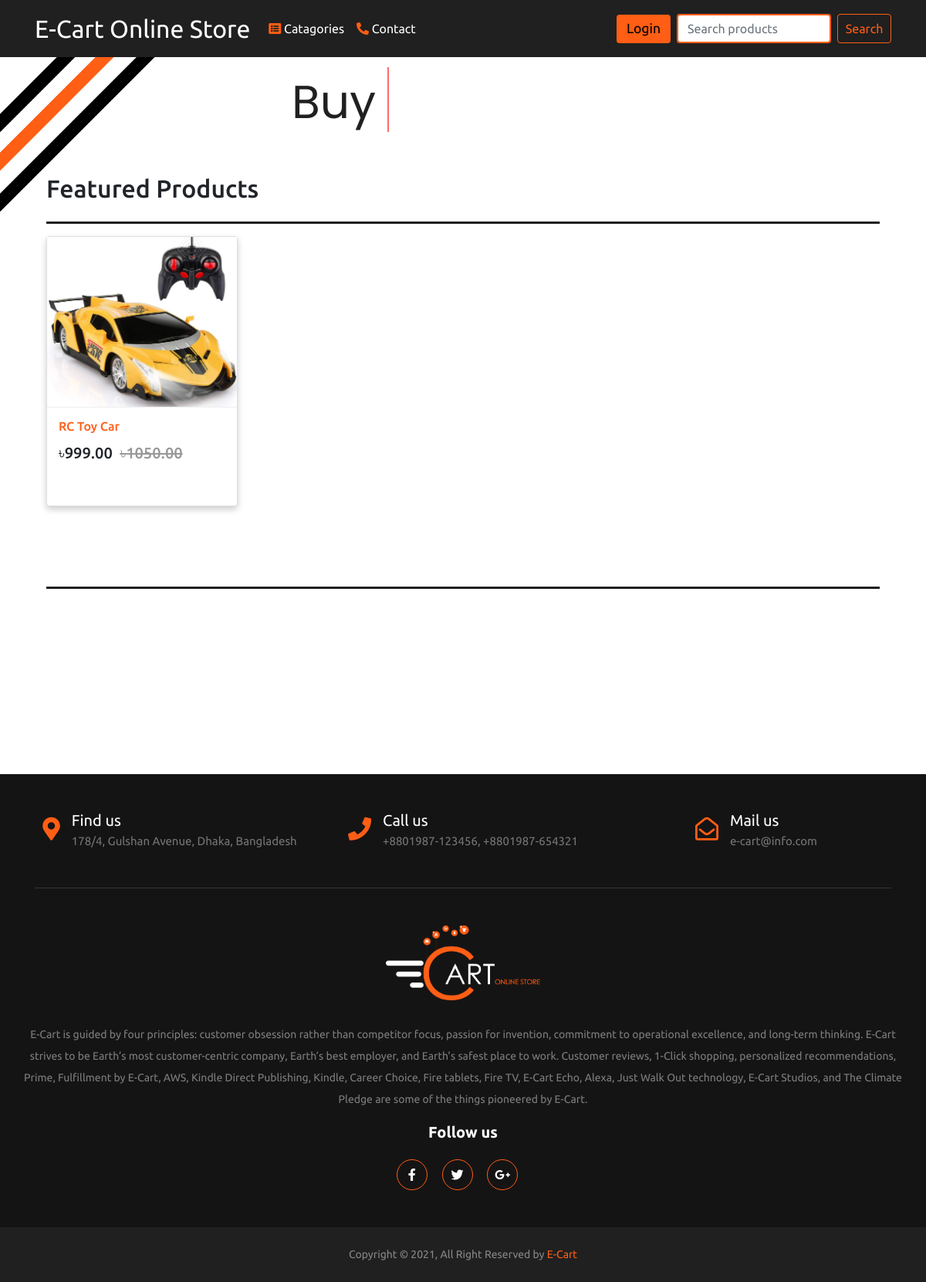
The app's page /?category=Toys with its own data.
### App_Shop/models.py (models this page shows, shortened)
class Product(models.Model):
    mainimage = models.ImageField(upload_to='Products')
    name = models.CharField(max_length=300)
    product_quantity = models.IntegerField(default = True, null=False)
    category = models.ForeignKey(Category, on_delete=models.CASCADE, related_name='category')
    preview_text = models.TextField(max_length=200, verbose_name = "preview Text")
    detail_text = models.TextField(max_length=1000, verbose_name = 'Description')
    price = models.FloatField()
    old_price = models.FloatField(default=0.00)
    created = models.DateTimeField(auto_now_add=True)
    class Meta:
        ordering = ['-created',]

### App_Shop/views.py (the view)
# urls.py: path('', views.home, name='home'),
def home(request):
    category = request.GET.get('category')
    if category == None:
        products = Product.objects.order_by('-created')
    else:
        products = Product.objects.filter(category__name=category)
    categories = Category.objects.all()
    page_num = request.GET.get('page')
    paginator = Paginator(products, 12)
    try:
        products= paginator.page(page_num)
    except  PageNotAnInteger:
        products = paginator.page(1)
    except EmptyPage:
        products = paginator.page(paginator.num_pages)
    context = {
        'products': products,
        'categories': categories
    }
    return render(request, 'App_Shop/home.html', context)

### templates/App_Shop/home.html (shortened to what this page needs)
{% extends 'base.html' %}
{% block body_block %}
<div class="wrapper-txt">
  <div class="static-txt">Buy</div>
    <ul class="dynamic-txts">
      <li><span>Good!</span></li>
    </ul>
</div>
<div class="container my-5">
  <h2 class="my-4">Featured Products</h2>
  <hr class="hr_tag">
  <div class="row">
    {% for product in products %}
    <a href="{% url 'App_Shop:product_detail' pk=product.pk %}">
    <div class="col-md-6 col-sm-12 col-lg-3">
      <figure class="card card-product" id="card_product">
        <div class="img-wrap">
          <img src="/media/{{product.mainimage}}" style="width:100%; height:100%;" alt="">
        </div>
        <figcaption class="info-wrap">
          <h6 class="title"> <a href="{% url 'App_Shop:product_detail' pk=product.pk %}" style="color:#ff5e15;">{{product.name}}</a> </h6>
          <div class="action-wrap">
            <div class="price-wrap h5">
              <span class="price-new">&#2547;{{ product.price|floatformat:2 }}</span>
              <span class="price-old"><strike>&#2547;{{ product.old_price|floatformat:2 }}</strike></span>
            </div>
          </div>
        </figcaption>
      </figure>
    </div>
  </a>
    {% endfor %}
  </div>
  <br>
  <br>
  <br>
<hr class="hr_tag">
</div>
{% endblock%}

### templates/base.html (style rules this page uses)
body { background-image : url("/media/ecart.jpg"); background-size: 100%; background-repeat: no-repeat; font-family: 'Ubuntu', sans-serif; }
.card { height: 350px; }
.card-product .price-new, card-product .price { margin-right: 5px; }
.card-product .price-old { color: #999; }
.card-product .img-wrap { border-radius: 3px 3px 3px 0 0; overflow: hidden; position: relative; height: 220px; text-align: center; }
.card-product .img-wrap img { max-height: 100%; max-width: 100%; object-fit: cover; }
.card-product .info-wrap { overflow: hidden; padding: 15px; border-top: 1px solid #eee; }
.card-product .action-wrap { padding-top: 4px; margin-top: 4px; }
.card-product .title { margin-top: 0px; }

### templates/App_Shop/home.html (style rules this page uses)
* { margin: 0; padding: 0; box-sizing: border-box; }
.wrapper-txt { font-family: 'Poppins', sans-serif; display: flex; margin-left: 30%; }
.wrapper-txt .static-txt { color: #202020; font-size: 60px; font-weight: 400; }
.wrapper-txt .dynamic-txts { margin-left: 15px; height: 90px; line-height: 90px; overflow: hidden; }
.dynamic-txts li { list-style: none; color: #ff5e14; font-size: 60px; font-weight: 500; position: relative; top: 0; animation: slide 4s steps(2) infinite; }
.dynamic-txts li span { position: relative; margin: 5px 0; line-height: 90px; }
.dynamic-txts li span::after { content: ""; position: absolute; left: 0; height: 100%; width: 100%; background: #fff; border-left: 2px solid #FC6D6D; animation: typing 2s steps(12) infinite; }
#card_product { box-shadow: 0 4px 8px 0 rgba(0, 0, 0, 0.2); transition: transform .5s; }
.hr_tag { border-top: 3px solid #202020; }

### templates/footer.html (style rules this page uses)
ul { margin: 0px; padding: 0px; }

### records on screen
Product: mainimage (picture), name "RC Toy Car", price "999.00", old_price "1050.00"
